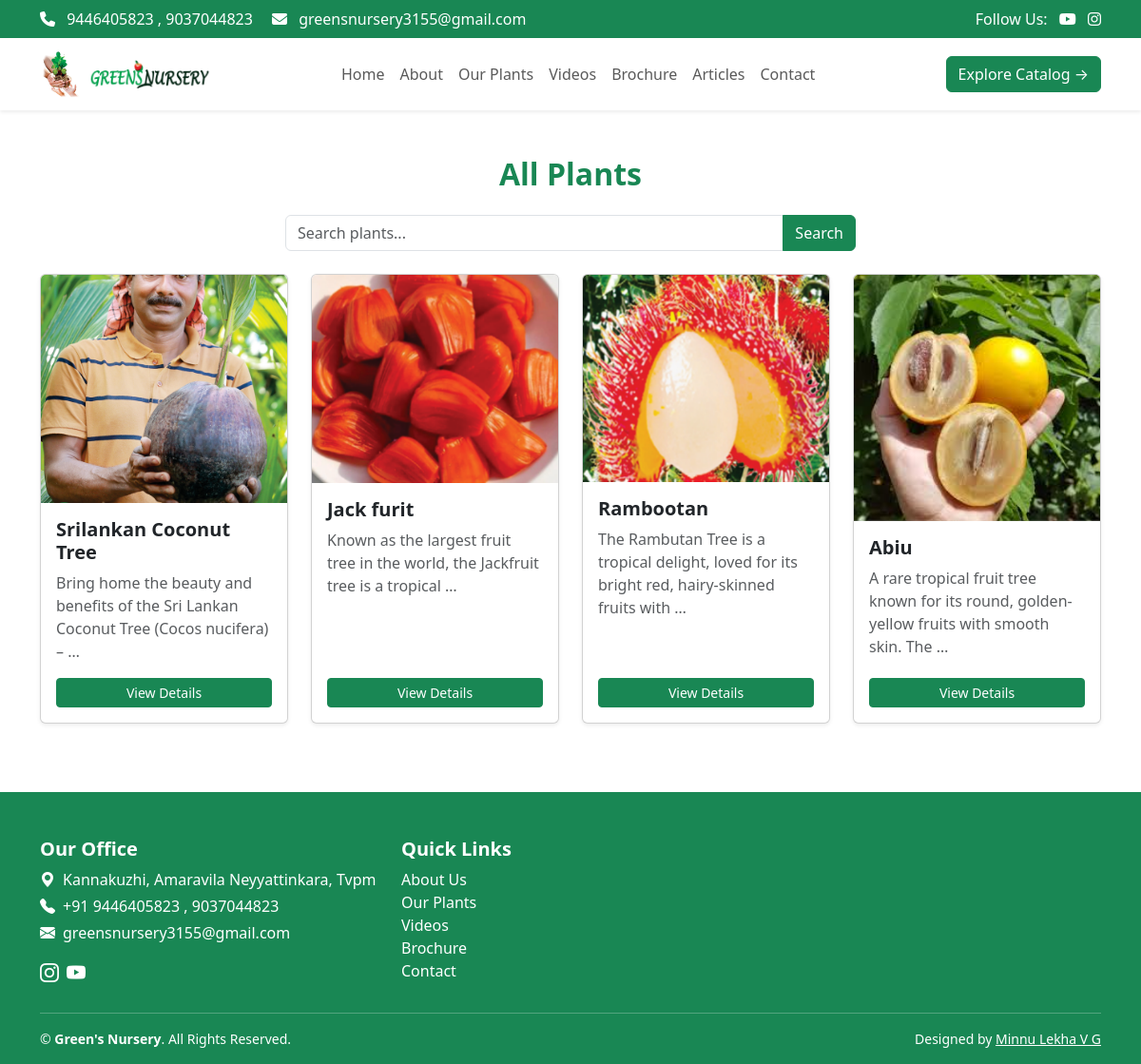
The page /plants/ on the database its author committed.
### core/models.py (models this page shows, shortened)
class ContactInfo(models.Model):
    phone1 = models.CharField(max_length=20)
    phone2 = models.CharField(max_length=20, blank=True)
    email = models.EmailField()
    address = models.CharField(max_length=300)
    delivery_note = models.TextField(default="Delivery available on call 📦")
    map_embed_link = models.TextField(blank=True)
    facebook_url = models.URLField(blank=True)
    twitter_url = models.URLField(blank=True)
    youtube_url = models.URLField(blank=True)
    instagram_url = models.URLField(blank=True)

class Plant(models.Model):
    AVAILABILITY_CHOICES = [
        ("Available", "Available"),
        ("Out", "Out of Stock"),
        ("Coming", "Coming Soon"),
    ]
    name = models.CharField(max_length=100)
    species = models.CharField(max_length=100, blank=True)
    description = models.TextField(blank=True)
    price = models.DecimalField(max_digits=10, decimal_places=2, blank=True, null=True)
    availability = models.CharField(max_length=20, choices=AVAILABILITY_CHOICES, default="Available")
    image = models.ImageField( blank=True, null=True)
    video = models.FileField( blank=True, null=True,
                             help_text="Upload MP4 (H.264) for best compatibility")
    is_featured = models.BooleanField(default=False)
    created_at = models.DateTimeField(auto_now_add=True)

### core/views.py (the view, shortened to what this page needs)
# urls.py: path("plants/", views.plants_list, name="plants_list"),
def plants_list(request):
    query = request.GET.get("q")
    plants = Plant.objects.all()
    contact_info = ContactInfo.objects.first()
    for plant in plants:
        if hasattr(plant, "video_url") and plant.video_url:
            plant.embed_url = generate_embed_url(plant.video_url, autoplay=True, loop=True)
        else:
            plant.embed_url = None
    return render(request, "core/plants.html", {
        "plants": plants,
        "contact_info": contact_info
    })

### core/templates/core/plants.html (shortened to what this page needs)
{% extends "core/base.html" %}
{% load static %}
{% block content %}
<section class="py-5">
  <div class="container">
    <h2 class="text-center text-success fw-bold mb-4">All Plants</h2>
    <form method="get" class="mb-4">
      <div class="input-group mx-auto" style="max-width: 600px;">
        <input type="text" id="plant-search" name="q" value="{{ request.GET.q }}"
               placeholder="Search plants..." class="form-control">
        <button type="submit" class="btn btn-success">Search</button>
      </div>
    </form>
    <div class="row">
      {% if plants %}
        {% for plant in plants %}
        <div class="col-md-3 mb-4">
          <div class="card h-100 shadow-sm">
            {% if plant.image %}
            <img src="{{ plant.image.url }}" class="card-img-top" alt="{{ plant.name }}">
            {% endif %}
            <div class="card-body d-flex flex-column">
              <h5 class="card-title fw-bold">
                {{ plant.name }}
              </h5>
              <p class="card-text text-muted flex-grow-1">{{ plant.description|truncatewords:15 }}</p>
              <a href="#" class="btn btn-success btn-sm mt-auto" data-bs-toggle="modal" data-bs-target="#plantModal{{ plant.id }}">
                View Details
              </a>
            </div>
          </div>
        </div>
        {% endfor %}
      {% else %}
        <p class="text-center text-muted">No plants found.</p>
      {% endif %}
    </div>
  </div>
</section>
{% endblock %}

### core/templates/core/base.html (shortened to what this page needs)
{% load static %}
<!DOCTYPE html>
<html lang="en">
<head>
  <link href="https://cdn.jsdelivr.net/npm/bootstrap@5.3.3/dist/css/bootstrap.min.css" rel="stylesheet">
  <link rel="stylesheet" href="https://cdn.jsdelivr.net/npm/bootstrap-icons@1.11.3/font/bootstrap-icons.css">
  <link href="https://cdn.jsdelivr.net/npm/bootstrap@5.3.2/dist/css/bootstrap.min.css" rel="stylesheet">
  <link href="https://cdn.jsdelivr.net/npm/bootstrap-icons/font/bootstrap-icons.css" rel="stylesheet">
  <link rel="stylesheet" href="https://cdnjs.cloudflare.com/ajax/libs/font-awesome/6.4.0/css/all.min.css">
  <link rel="stylesheet" href="{% static 'css/style.css' %}">
  <link href="https://cdn.jsdelivr.net/npm/glightbox/dist/css/glightbox.min.css" rel="stylesheet">
</head>
<body>
<div class="bg-success text-white py-2 top-bar">
  <div class="container">
    <div class="row align-items-center">
      <div class="col-12 col-md-6 text-center text-md-start mb-2 mb-md-0">
        <i class="fa fa-phone me-2"></i> {{ contact_info.phone1|default:'+91 9446405823' }}
        {% if contact_info.phone2 %}, {{ contact_info.phone2 }}{% endif %}
        <br class="d-md-none"/>
        <i class="fa fa-envelope ms-md-3 me-2"></i> {{ contact_info.email|default:'info@example.com' }}
      </div>
      <div class="col-12 col-md-6 text-center text-md-end">
        <span class="me-2">Follow Us:</span>
          {% if contact_info.youtube_url %}
            <a href="{{ contact_info.youtube_url }}" class="text-white me-2"><i class="fab fa-youtube"></i></i></a>
          {% endif %}
          {% if contact_info.instagram_url %}
            <a href="{{ contact_info.instagram_url }}" class="text-white"><i class="fab fa-instagram"></i></a>
          {% endif %}
      </div>
    </div>
  </div>
</div>
  <nav class="navbar navbar-expand-lg bg-white shadow-sm sticky-top">
    <div class="container">
      <a class="navbar-brand d-flex align-items-center" href="#">
        <img src="{% static 'images/logo.png' %}" alt="Logo" class="img-fluid me-2" style="height: 50px;">
        <img src="{% static 'images/greens-nursery.png' %}" alt="Green's Nursery" class="img-fluid" style="height: 30px;">
      </a>
      <div class="collapse navbar-collapse justify-content-center" id="navbarNav">
        <ul class="navbar-nav mb-2 mb-lg-0">
          <li class="nav-item"><a class="nav-link" href="{% url 'home' %}">Home</a></li>
          <li class="nav-item"><a class="nav-link" href="{% url 'home' %}#about">About</a></li>
          <li class="nav-item"><a class="nav-link" href="{% url 'plants_list' %}">Our Plants</a></li>
          <li class="nav-item"><a class="nav-link" href="{% url 'home' %}#videos">Videos</a></li>
          <li class="nav-item"><a class="nav-link" href="{% url 'home' %}#brochure">Brochure</a></li>
          <li class="nav-item"><a class="nav-link" href="{% url 'home' %}#articles">Articles</a></li>
          <li class="nav-item"><a class="nav-link" href="{% url 'home' %}#contact">Contact</a></li>
        </ul>
      </div>
      <div class="d-none d-lg-block">
        <a href="{% url 'home' %}#brochure" class="btn btn-success ms-3">Explore Catalog →</a>
      </div>
    </div>
  </nav>
    <main class="flex-grow-1">
    {% block content %}{% endblock %}
  </main>
<footer class="bg-success text-white pt-5 pb-3 w-100">
  <div class="container">
    <div class="row gy-4">
      <div class="col-lg-4 col-md-6 text-start">
        <h5 class="fw-bold">Our Office</h5>
        <p class="mb-1 d-flex align-items-center gap-2">
          <i class="bi bi-geo-alt-fill"></i> {{ contact_info.address }}
        </p>
        <p class="mb-1 d-flex align-items-center gap-2">
          <i class="bi bi-telephone-fill"></i> +91 {{ contact_info.phone1 }}
          {% if contact_info.phone2 %}, {{ contact_info.phone2 }}{% endif %}
        </p>
        <p class="mb-3 d-flex align-items-center gap-2">
          <i class="bi bi-envelope-fill"></i> {{ contact_info.email }}
        </p>
        <div class="d-flex flex-wrap gap-2">
          {% if contact_info.instagram_url %}
            <a href="{{ contact_info.instagram_url }}" target="_blank" class="text-white fs-5"><i class="bi bi-instagram"></i></a>
          {% endif %}
          {% if contact_info.youtube_url %}
            <a href="{{ contact_info.youtube_url }}" target="_blank" class="text-white fs-5"><i class="bi bi-youtube"></i></a>
          {% endif %}
        </div>
      </div>
      <div class="col-lg-2 col-md-6 text-start">
        <h5 class="fw-bold">Quick Links</h5>
        <ul class="list-unstyled">
        <li><a href="{% url 'home' %}#about" class="text-white text-decoration-none">About Us</a></li>
        <li><a href="{% url 'plants_list' %}" class="text-white text-decoration-none">Our Plants</a></li>
        <li><a href="{% url 'home' %}#videos" class="text-white text-decoration-none">Videos</a></li>
        <li><a href="{% url 'home' %}#brochure" class="text-white text-decoration-none">Brochure</a></li>
        <li><a href="{% url 'home' %}#contact" class="text-white text-decoration-none">Contact</a></li>
        </ul>
      </div>
      <div class="col-lg-6 d-none d-lg-block"></div>
    </div>
    <hr class="bg-white">
    <div class="d-flex flex-column flex-md-row justify-content-between small text-center text-md-start">
      <div class="mb-2 mb-md-0">© {{ current_year }} <strong>Green's Nursery</strong>. All Rights Reserved.</div>
      <div>Designed by <a href="https://www.linkedin.com/in/minnu-lekha-v-g-811404332/" class="text-white text-decoration-underline">Minnu Lekha V G</a></div>
    </div>
  </div>
</footer>
</body>
</html>

### rows shown on the page
ContactInfo: phone1 "9446405823", phone2 "9037044823", email "greensnursery3155@gmail.com", address "Kannakuzhi, Amaravila Neyyattinkara, Tvpm"
Plant: image (picture), name "Srilankan Coconut Tree", description "Bring home the beauty and benefits of the Sri Lankan Coconut Tree (Cocos nucifera) – …"
Plant: image (picture), name "Jack furit", description "Known as the largest fruit tree in the world, the Jackfruit tree is a tropical …"
Plant: image (picture), name "Rambootan", description "The Rambutan Tree is a tropical delight, loved for its bright red, hairy-skinned fruits with …"
Plant: image (picture), name "Abiu", description "A rare tropical fruit tree known for its round, golden-yellow fruits with smooth skin. The …"
